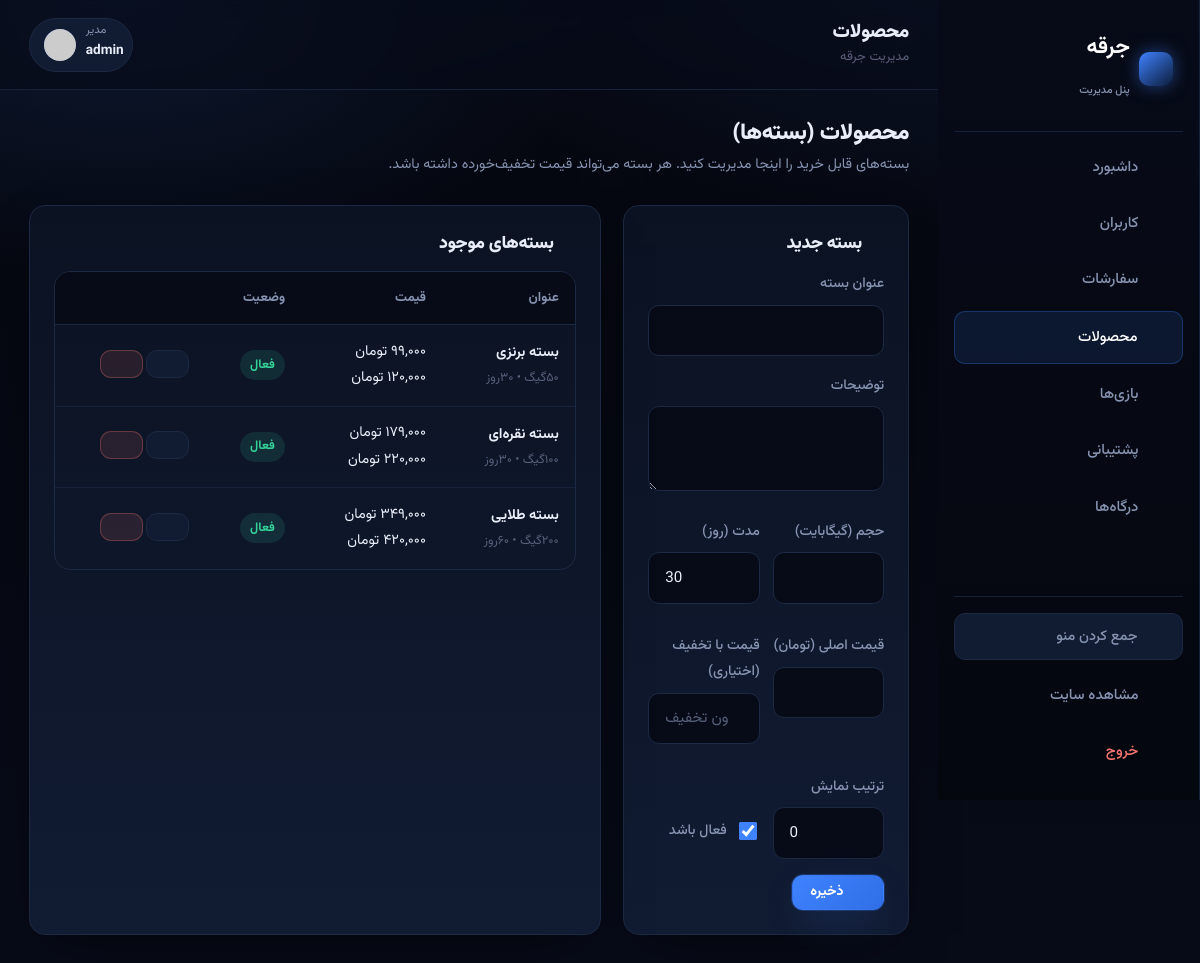
Page /admin/products.php (signed in) on the committed database.
### tables this page shows
CREATE TABLE IF NOT EXISTS `users` (
  `id` INT UNSIGNED NOT NULL AUTO_INCREMENT,
  `username` VARCHAR(50) NOT NULL,
  `email` VARCHAR(120) NOT NULL,
  `phone` VARCHAR(15) NOT NULL,
  `password` VARCHAR(255) NOT NULL,
  `email_verified` TINYINT(1) NOT NULL DEFAULT 0,
  `phone_verified` TINYINT(1) NOT NULL DEFAULT 0,
  `role` ENUM('user','admin') NOT NULL DEFAULT 'user',
  `banned` TINYINT(1) NOT NULL DEFAULT 0,
  `can_use_gateway` TINYINT(1) NOT NULL DEFAULT 1,
  `created_at` TIMESTAMP NOT NULL DEFAULT CURRENT_TIMESTAMP,
  PRIMARY KEY (`id`),
  UNIQUE KEY `uq_username` (`username`),
  UNIQUE KEY `uq_email` (`email`),
  UNIQUE KEY `uq_phone` (`phone`)
);

CREATE TABLE IF NOT EXISTS `packages` (
  `id` INT UNSIGNED NOT NULL AUTO_INCREMENT,
  `title` VARCHAR(100) NOT NULL,
  `description` TEXT DEFAULT NULL,
  `volume_gb` INT NOT NULL DEFAULT 0,
  `duration_days` INT NOT NULL DEFAULT 30,
  `price` BIGINT NOT NULL DEFAULT 0,
  `discount_price` BIGINT DEFAULT NULL,
  `active` TINYINT(1) NOT NULL DEFAULT 1,
  `sort_order` INT NOT NULL DEFAULT 0,
  `created_at` TIMESTAMP NOT NULL DEFAULT CURRENT_TIMESTAMP,
  PRIMARY KEY (`id`)
);

### backend/core/helpers.php (called while the page is built, shortened)
<?php
require_once __DIR__ . '/db.php';
function url(string $path = ''): string
{
    return BASE_URL . '/' . ltrim($path, '/');
}
function e($value): string
{
    return htmlspecialchars((string)$value, ENT_QUOTES, 'UTF-8');
}
function current_user(): ?array
{
    $stmt = db()->prepare('SELECT * FROM users WHERE id = ?');
    $stmt->execute([$_SESSION['user_id']]);
    $cache = $stmt->fetch() ?: null;
    return $cache;
}
function require_login(): array
{
    $u = current_user();
    return $u;
}
function require_admin(): array
{
    $u = require_login();
    return $u;
}
function avatar_url(string $username, int $size = 80): string
{
    $seed = rawurlencode(trim($username) ?: 'user');
    $bgs  = 'b6e3f4,c0aede,d1d4f9,ffd5dc,ffdfbf,c6f6d5,fde68a';
    return 'https://api.dicebear.com/9.x/avataaars/svg?radius=50'
        . '&backgroundColor=' . $bgs
        . '&size=' . max(16, $size)
        . '&seed=' . $seed;
}
function fa_num($input): string
{
    $en = ['0', '1', '2', '3', '4', '5', '6', '7', '8', '9'];
    $fa = ['۰', '۱', '۲', '۳', '۴', '۵', '۶', '۷', '۸', '۹'];
    return str_replace($en, $fa, (string)$input);
}
function toman($amount): string
{
    return fa_num(number_format((int)$amount)) . ' تومان';
}

### backend/core/db.php (called while the page is built, shortened)
<?php
function db(): PDO
{
    static $pdo = null;
    if ($pdo instanceof PDO) {
        return $pdo;
    }
    $dsn = 'mysql:host=' . DB_HOST . ';dbname=' . DB_NAME . ';charset=' . DB_CHARSET;
    $options = [
        PDO::ATTR_ERRMODE            => PDO::ERRMODE_EXCEPTION,
        PDO::ATTR_DEFAULT_FETCH_MODE => PDO::FETCH_ASSOC,
        PDO::ATTR_EMULATE_PREPARES   => false,
    ];
    try {
        $pdo = new PDO($dsn, DB_USER, DB_PASS, $options);
    } catch (PDOException $e) {
        if (DEV_MODE) {
            die('خطا در اتصال به دیتابیس: ' . htmlspecialchars($e->getMessage()));
        }
        die('در حال حاضر امکان اتصال به سرویس وجود ندارد. لطفاً بعداً تلاش کنید.');
    }
    return $pdo;
}

### admin/products.php (the view, shortened to what this page needs)
<?php
require_once __DIR__ . '/../backend/core/helpers.php';
$active = 'products';
$pageTitle = 'محصولات';
$edit = ['id' => 0, 'title' => '', 'description' => '', 'volume_gb' => '', 'duration_days' => 30, 'price' => '', 'discount_price' => '', 'active' => 1, 'sort_order' => 0];
$packages = db()->query('SELECT * FROM packages ORDER BY sort_order, id')->fetchAll();
require __DIR__ . '/../backend/core/icons.php';
require __DIR__ . '/../frontend/views/inc/admin_header.php';
?>
<div class="page-title">
  <h2>محصولات (بسته‌ها)</h2>
  <p>بسته‌های قابل خرید را اینجا مدیریت کنید. هر بسته می‌تواند قیمت تخفیف‌خورده داشته باشد.</p>
</div>
<div class="grid-cols cols-2">
  <div class="card">
    <h3 style="margin-bottom:1rem"><?= icon($edit['id'] ? 'edit' : 'plus') ?> <?= $edit['id'] ? 'ویرایش بسته' : 'بسته جدید' ?></h3>
    <form method="post">
      <div class="field">
        <label>عنوان بسته</label>
        <input class="input" name="title" value="<?= e($edit['title']) ?>" required>
      </div>
      <div class="field">
        <label>توضیحات</label>
        <textarea class="textarea" name="description" style="min-height:70px"><?= e($edit['description']) ?></textarea>
      </div>
      <div class="grid-cols cols-2" style="gap:.8rem">
        <div class="field">
          <label>حجم (گیگابایت)</label>
          <input class="input" type="number" name="volume_gb" value="<?= e($edit['volume_gb']) ?>" dir="ltr">
        </div>
        <div class="field">
          <label>مدت (روز)</label>
          <input class="input" type="number" name="duration_days" value="<?= e($edit['duration_days']) ?>" dir="ltr">
        </div>
        <div class="field">
          <label>قیمت اصلی (تومان)</label>
          <input class="input" type="number" name="price" value="<?= e($edit['price']) ?>" dir="ltr" required>
        </div>
        <div class="field">
          <label>قیمت با تخفیف (اختیاری)</label>
          <input class="input" type="number" name="discount_price" value="<?= e($edit['discount_price']) ?>" dir="ltr" placeholder="خالی = بدون تخفیف">
        </div>
        <div class="field">
          <label>ترتیب نمایش</label>
          <input class="input" type="number" name="sort_order" value="<?= e($edit['sort_order']) ?>" dir="ltr">
        </div>
        <div class="field" style="display:flex;align-items:center;gap:.5rem;margin-top:1.9rem">
          <input type="checkbox" name="active" id="act" <?= $edit['active'] ? 'checked' : '' ?> style="accent-color:var(--spark);width:18px;height:18px">
          <label for="act" style="margin:0">فعال باشد</label>
        </div>
      </div>
      <div style="display:flex;gap:.6rem">
        <button class="btn btn-primary" type="submit"><?= icon('check') ?> ذخیره</button>
      </div>
    </form>
  </div>
  <div class="card">
    <h3 style="margin-bottom:1rem"><?= icon('box') ?> بسته‌های موجود</h3>
    <?php if (!$packages): ?>
      <div class="empty" style="padding:1.5rem 0"><?= icon('box') ?><p>هنوز بسته‌ای ندارید.</p></div>
    <?php else: ?>
      <div class="table-wrap">
        <table class="tbl">
          <thead><tr><th>عنوان</th><th>قیمت</th><th>وضعیت</th><th></th></tr></thead>
          <tbody>
            <?php foreach ($packages as $p): ?>
              <tr>
                <td>
                  <b><?= e($p['title']) ?></b>
                  <div style="font-size:.78rem;color:var(--faint)"><?= fa_num($p['volume_gb']) ?>گیگ • <?= fa_num($p['duration_days']) ?>روز</div>
                </td>
                <td style="white-space:nowrap">
                  <?= toman($p['discount_price'] ?: $p['price']) ?>
                  <?php if ($p['discount_price']): ?><br><span class="off" style="margin:0"><?= toman($p['price']) ?></span><?php endif; ?>
                </td>
                <td><span class="badge <?= $p['active'] ? 'ok' : 'no' ?>"><?= $p['active'] ? 'فعال' : 'غیرفعال' ?></span></td>
                <td style="white-space:nowrap">
                  <a href="<?= url('admin/products.php?edit=' . $p['id']) ?>" class="btn btn-soft btn-sm"><?= icon('edit') ?></a>
                  <form method="post" style="display:inline" onsubmit="return confirm('این بسته حذف شود؟')">
                    <button class="btn btn-danger btn-sm" type="submit"><?= icon('trash') ?></button>
                  </form>
                </td>
              </tr>
            <?php endforeach; ?>
          </tbody>
        </table>
      </div>
    <?php endif; ?>
  </div>
</div>
<?php require __DIR__ . '/../frontend/views/inc/admin_footer.php'; ?>

### frontend/views/inc/admin_header.php (shortened to what this page needs)
<?php
require_once __DIR__ . '/../../../backend/core/helpers.php';
require_once __DIR__ . '/../../../backend/core/icons.php';
$me = require_admin();
$active = $active ?? 'dash';
$pageTitle = $pageTitle ?? 'پنل مدیریت';
function anav(string $key, string $active): string { return $key === $active ? 'active' : ''; }
?>
<!DOCTYPE html>
<html lang="fa" dir="rtl">
<head>
<link rel="stylesheet" href="<?= url('frontend/assets/css/style.css') ?>">
</head>
<body>
<div class="panel-shell">
  <aside class="sidebar" id="sidebar">
    <a href="<?= url('admin/index.php') ?>" class="brand">
      <span class="spark"><?= icon('shield') ?></span>
      <span class="brand-text"><b><?= e(SITE_NAME) ?></b><br><span class="tag" style="font-size:.68rem;color:var(--muted)">پنل مدیریت</span></span>
    </a>
    <nav class="side-nav">
      <a href="<?= url('admin/index.php') ?>" class="<?= anav('dash',$active) ?>" title="داشبورد"><?= icon('gauge') ?> <span class="nav-label">داشبورد</span></a>
      <a href="<?= url('admin/users.php') ?>" class="<?= anav('users',$active) ?>" title="کاربران"><?= icon('users') ?> <span class="nav-label">کاربران</span></a>
      <a href="<?= url('admin/orders.php') ?>" class="<?= anav('orders',$active) ?>" title="سفارشات"><?= icon('orders') ?> <span class="nav-label">سفارشات</span></a>
      <a href="<?= url('admin/products.php') ?>" class="<?= anav('products',$active) ?>" title="محصولات"><?= icon('box') ?> <span class="nav-label">محصولات</span></a>
      <a href="<?= url('admin/games.php') ?>" class="<?= anav('games',$active) ?>" title="بازی‌ها"><?= icon('gamepad') ?> <span class="nav-label">بازی‌ها</span></a>
      <a href="<?= url('admin/support.php') ?>" class="<?= anav('support',$active) ?>" title="پشتیبانی"><?= icon('ticket') ?> <span class="nav-label">پشتیبانی</span></a>
      <a href="<?= url('admin/settings.php') ?>" class="<?= anav('settings',$active) ?>" title="درگاه‌ها"><?= icon('gateway') ?> <span class="nav-label">درگاه‌ها</span></a>
    </nav>
    <div class="side-foot">
      <button class="sidebar-collapse" id="sidebarCollapse" type="button" aria-label="جمع کردن منو" title="جمع کردن منو">
        <?= icon('chevron') ?> <span class="nav-label">جمع کردن منو</span>
      </button>
      <nav class="side-nav">
        <a href="<?= url('index.php') ?>" title="مشاهده سایت"><?= icon('home') ?> <span class="nav-label">مشاهده سایت</span></a>
        <a href="<?= url('logout.php') ?>" class="logout" title="خروج"><?= icon('logout') ?> <span class="nav-label">خروج</span></a>
      </nav>
    </div>
  </aside>
  <div class="panel-main">
    <div class="panel-top">
      <div>
        <h1><?= e($pageTitle) ?></h1>
        <div class="crumb">مدیریت <?= e(SITE_NAME) ?></div>
      </div>
      <div class="profile-btn" style="cursor:default">
        <span class="who" style="text-align:left">
          <small>مدیر</small><b><?= e($me['username']) ?></b>
        </span>
        <span class="av"><img src="<?= e(avatar_url($me['username'], 64)) ?>" alt="" width="32" height="32"></span>
      </div>
    </div>
    <div class="panel-body">

### backend/core/icons.php (shortened to what this page needs)
<?php
function icon(string $name, string $cls = ''): string
{
    $body = $p[$name] ?? '';
    $class = trim('icn ' . $cls);
    return '<svg class="' . e($class) . '" viewBox="0 0 24 24" fill="none" stroke="currentColor" '
        . 'stroke-width="1.8" stroke-linecap="round" stroke-linejoin="round" aria-hidden="true">'
        . $body . '</svg>';
}

### frontend/views/inc/admin_footer.php (shortened to what this page needs)
    </div>
  </div>
</div>
</body>
</html>

### rows in the picture
users: username "admin", sort_order "0"
packages: title "بسته برنزی", volume_gb "۵۰", duration_days "۳۰", discount_price "۹۹,۰۰۰ تومان", price "۱۲۰,۰۰۰ تومان", active "فعال"
packages: title "بسته نقره‌ای", volume_gb "۱۰۰", duration_days "۳۰", discount_price "۱۷۹,۰۰۰ تومان", price "۲۲۰,۰۰۰ تومان", active "فعال"
packages: title "بسته طلایی", volume_gb "۲۰۰", duration_days "۶۰", discount_price "۳۴۹,۰۰۰ تومان", price "۴۲۰,۰۰۰ تومان", active "فعال"

### other values in the picture
SITE_NAME "جرقه"
$pageTitle "محصولات"
